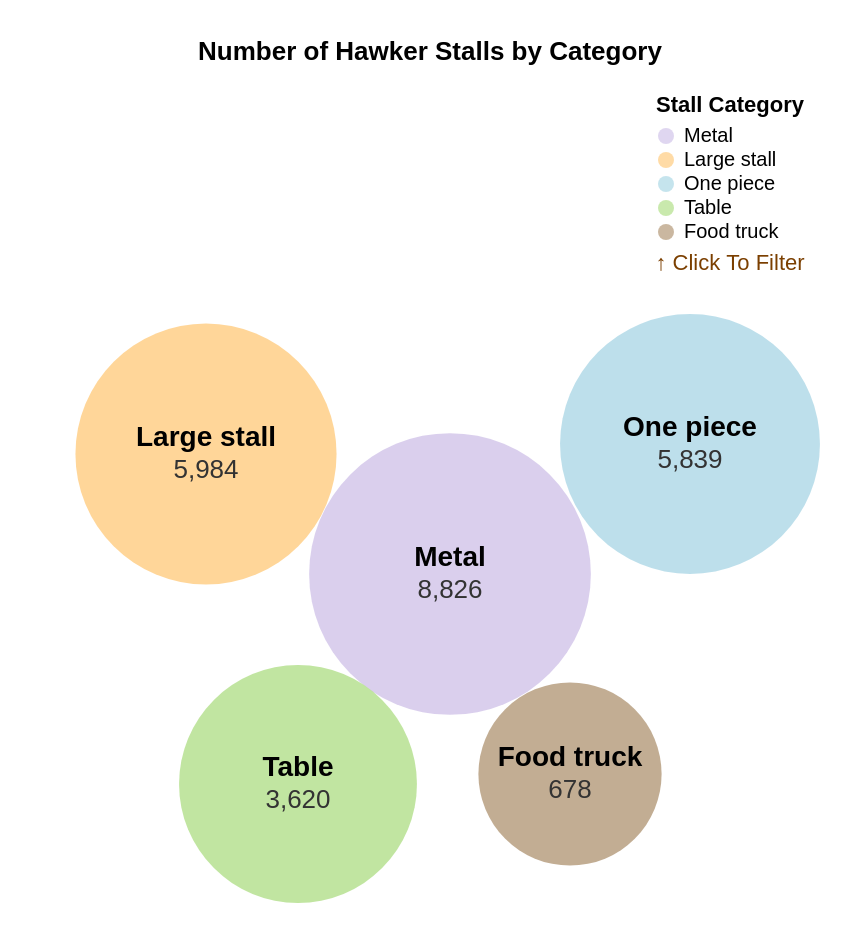

Source (Vega-Lite JSON):
### Vega specification from a JSON file in a GitHub repository (floating-point values rounded to 4 significant figures)
{"$schema": "https://vega.github.io/schema/vega/v5.json", "width": 290, "height": 200, "padding": 20, "title": {"text": "Number of Hawker Stalls by Category", "anchor": "middle", "dy": -10}, "signals": [{"name": "clear", "value": true, "on": [{"events": "mouseup[!event.item]", "update": "true", "force": true}]}, {"name": "shift", "value": false, "on": [{"events": "@legendSymbol:click, @legendLabel:click", "update": "event.shiftKey", "force": true}]}, {"name": "clicked", "value": null, "on": [{"events": "@legendSymbol:click, @legendLabel:click", "update": "{value: datum.value}", "force": true}]}], "data": [{"name": "selected", "on": [{"trigger": "clear", "remove": true}, {"trigger": "!shift", "remove": true}, {"trigger": "!shift && clicked", "insert": "clicked"}, {"trigger": "shift && clicked", "toggle": "clicked"}]}, {"name": "stalls", "values": [{"category": "Metal", "count": 8826, "x": 205, "y": 240}, {"category": "Large stall", "count": 5984, "x": 83, "y": 180}, {"category": "One piece", "count": 5839, "x": 325, "y": 175}, {"category": "Table", "count": 3620, "x": 129, "y": 345}, {"category": "Food truck", "count": 678, "x": 265, "y": 340}]}], "scales": [{"name": "color", "type": "ordinal", "domain": {"data": "stalls", "field": "category"}, "range": ["#d1c4e9", "#ffcc80", "#add8e6", "#b2df8a", "#b39978"]}, {"name": "size", "type": "sqrt", "domain": [0, 9000], "range": [4000, 20000]}], "legends": [{"fill": "color", "title": "Stall Category", "orient": "right", "encode": {"symbols": {"name": "legendSymbol", "interactive": true, "update": {"fill": {"scale": "color", "field": "value"}, "stroke": {"value": "white"}, "strokeWidth": {"value": 0}, "opacity": [{"test": "!length(data('selected')) || indata('selected', 'value', datum.value)", "value": 0.7}, {"value": 0.15}], "size": {"value": 64}}}, "labels": {"name": "legendLabel", "interactive": true, "update": {"fill": {"value": "black"}, "opacity": [{"test": "!length(data('selected')) || indata('selected', 'value', datum.value)", "value": 1}, {"value": 0.25}]}, "hover": {"fill": {"value": "firebrick"}}}}}], "marks": [{"type": "symbol", "from": {"data": "stalls"}, "encode": {"enter": {"x": {"field": "x"}, "y": {"field": "y"}, "size": {"scale": "size", "field": "count"}, "fill": {"scale": "color", "field": "category"}, "stroke": {"value": "white"}, "strokeWidth": {"value": 0}}, "update": {"opacity": [{"test": "!length(data('selected')) || indata('selected', 'value', datum.category)", "value": 1}, {"value": 0.2}], "fillOpacity": [{"test": "!length(data('selected')) || indata('selected', 'value', datum.category)", "value": 0.8}, {"value": 0.2}], "strokeOpacity": [{"test": "!length(data('selected')) || indata('selected', 'value', datum.category)", "value": 1}, {"value": 0.2}], "tooltip": {"signal": "{'Category': datum.category, 'Number of Stalls': format(datum.count, ',')}"}}}}, {"type": "text", "from": {"data": "stalls"}, "encode": {"update": {"x": {"field": "x"}, "y": {"field": "y", "offset": -8}, "text": {"field": "category"}, "align": {"value": "center"}, "baseline": {"value": "middle"}, "fill": {"value": "black"}, "fontSize": {"value": 14}, "fontWeight": {"value": "bold"}, "opacity": [{"test": "!length(data('selected')) || indata('selected', 'value', datum.category)", "value": 1}, {"value": 0.2}]}}}, {"type": "text", "from": {"data": "stalls"}, "encode": {"update": {"x": {"field": "x"}, "y": {"field": "y", "offset": 8}, "text": {"signal": "format(datum.count, ',')"}, "align": {"value": "center"}, "baseline": {"value": "middle"}, "fill": {"value": "#333"}, "fontSize": {"value": 13}, "opacity": [{"test": "!length(data('selected')) || indata('selected', 'value', datum.category)", "value": 1}, {"value": 0.2}]}}}, {"type": "text", "name": "filter_instruction", "encode": {"update": {"x": {"value": 345}, "y": {"value": 79}, "text": {"value": "↑ Click To Filter"}, "align": {"value": "center"}, "baseline": {"value": "top"}, "fontSize": {"value": 11}, "fill": {"value": "#7B3F00"}}}}]}
